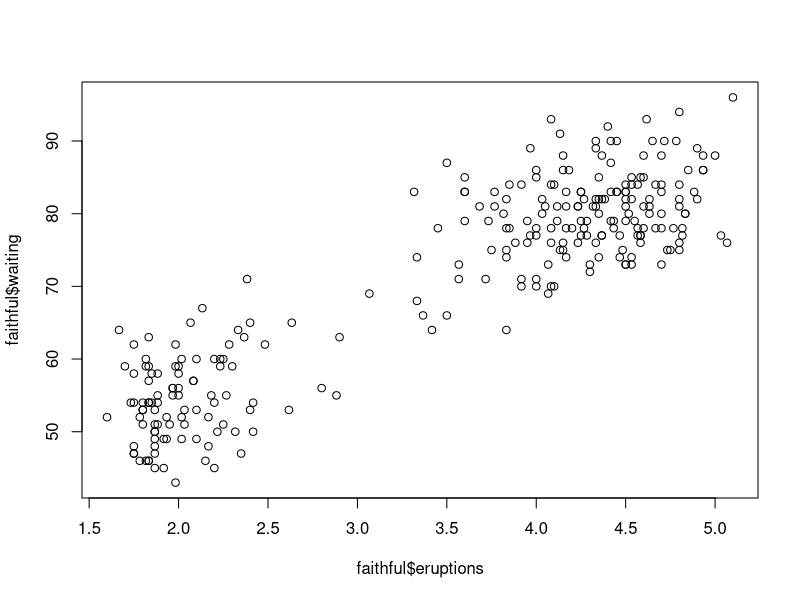
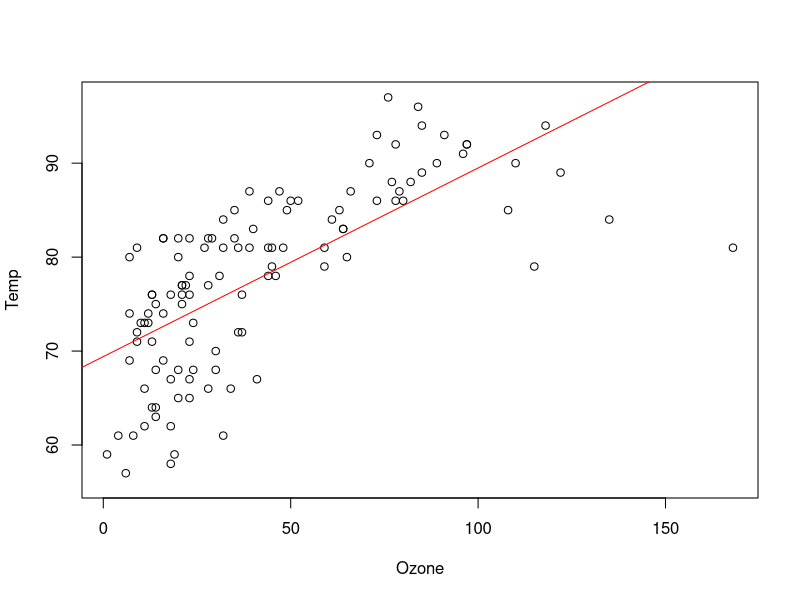
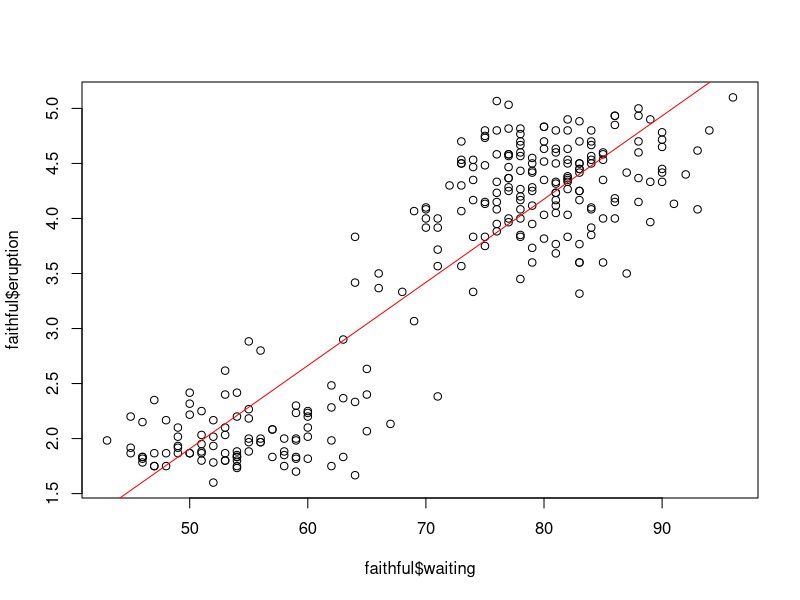

Reproduce these figures in R, in order.
#Erin Barton 
#NRE538-StatsLab
#2.20.2017

#Lab 6

#Exercise 1: plot and calculate the cor coef btwn the waiting time btwn eruptions and the duration of 
#the eruption of the Old Faithful geysers in YNP. The dataset is built in R named faithul

data("faithful")
head(faithful)

cor(faithful[,c("eruptions","waiting")],use="na.or.complete")
#          eruptions   waiting
#eruptions 1.0000000 0.9008112
#waiting   0.9008112 1.0000000

cor_faith <- cor(faithful$waiting, faithful$eruptions, use="na.or.complete")
#[1] 0.9008112
plot(faithful$waiting~faithful$eruptions)

#This correlation coefficient suggests that the probability of the waiting time btwn eruptions will increase by one unit as the 
#and the duration of the eruption increases by one unit. It is a strong correlation. 



#Exercise 2: 
#1 Build another linear model with another independent variable, Ozone, and split it with estimated 
#regression line
#2 Build a linear model to explain if you see longer eruption time if you wait for longer in the 
#faithful dataset

#1
data("airquality")

lm(Temp~Ozone, data=airquality)
#Coefficients:
#(Intercept)        Ozone  
#  69.4107       0.2008  

ozone_mod <- lm(Temp~Ozone, data=airquality)
summary(ozone_mod)
plot(Temp~Ozone, data=airquality)
abline(lm(Temp~Ozone, data=airquality),col="red")
#This plot shows that there is a positive relationship between temperature and ozone. If Ozone increases by 1 unit, temperature should increase by 0.20081 units. 
#The low p-value and R-squared above # shows the relationship is significant. 


#2
attach(faithful)
faith_mod <- lm(faithful$eruption~faithful$waiting, data=faithful)
summary(faith_mod)

plot(faithful$eruption~faithful$waiting, data=faithful)
abline(lm(faithful$eruption~faithful$waiting, data=faithful),col="red")

#The plot shows a positive relationship between waiting time and eruption length, suggesting that waiting longer will result in you seeing longer eruptions. 
#This is supported by the models low p-value and high r-squared value. 



#Exercise 3: Calculate the RSE and MSE manually for the model you built last time 
#(Ozone as the independent variable). 

res <- residuals(ozone_mod)
RSS <- sum(res^2)
RSS
#[1] 5300.725
str(faithful) 
summary(ozone_mod)
str(summary(ozone_mod))
RSE <- sqrt(RSS/ozone_mod$df)
RSE
#[1] 6.818914

MSE=RSS/ozone_mod$df
MSE
#[1] 46.49759

#check work <- anova has matching MSE and RSS
anova(ozone_mod)

#The MSE (and anova check) show that there is significantly more variation when comparing temperature and ozone than in a null model. 
